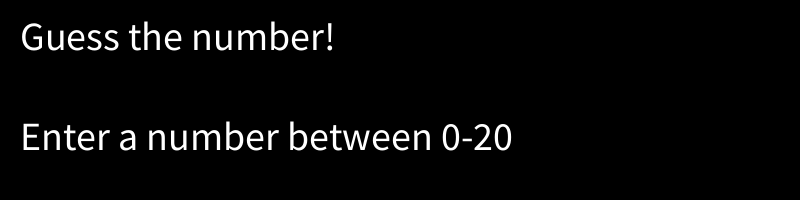
Frame 1 (no input)
Frame 60 (the mouse pressed at the canvas centre just before this capture): identical to frame 1, image omitted
Frame 120 (the mouse held since frame 60 and released just before this capture): identical to frame 1, image omitted

The Processing sketch that drew this single still picture (run headless with seeded random() and noise(); from frame 60 on, the mouse is pressed at the canvas centre):

// Processing sketch: number_guesser
// ── number_guesser.pde
boolean startGame=false;
boolean gameWon=false;
int guess;
int nextGuess;
int number;
int guessCounter = 0;
int textVertPos = 50;
int textHozPos = 20;
String message = "";

void setup() {
  // Images must be in the "data" directory to load correctly
  size(800, 200);
  background(0);
  number = (int)random(0, 21);
}

void draw() {
  background(0);
  if (startGame) {
    drawText("Your guess: "+guess, 0);
    drawText(message, 100);
    drawScore();
  }
  else {
    drawText("Guess the number!", 0);
    drawText("Enter a number between 0-20", 100);
  }
}

void drawScore() {
  textSize(20);
  text("Guesses: "+guessCounter, width - 120, 20);
}

void keyPressed() {
  if (key >= '0' && key <= '9') {
    nextGuess = nextGuess *10 + ((int)key -48) ;
  } 
  else if (key == ENTER) {
    if (nextGuess> 20 ||nextGuess<0) {
      message = nextGuess+" wrong; must be between 0 and 20";
    }
    else {
      guess = nextGuess;
      test();
    }

    nextGuess= 0;
    gameWon = false;
    startGame = true ;
  }
}

void test() {
  println("testing " + guess +" against "+ number);
  if (number == guess) {
    gameWon = true;
    message ="You won! In "+guessCounter +" guesses.";
    number = (int)random(0, 21);
  }
  else {
    if (number<guess) {
      message= "lower!";
    }
    else {
      if (number>guess) {
        message ="higher!";
      }
    }
    guessCounter ++;
    //guess= 0;
  }
}

void drawText(String text, int h) {
  //  textMode(CENTER);
  fill(255);
  textSize(40);
  text(text, textHozPos, textVertPos + h);
}
